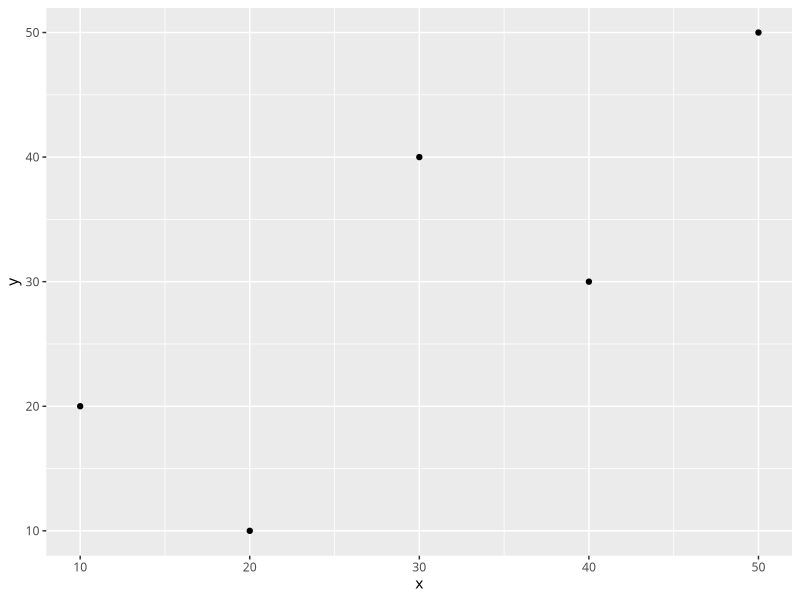
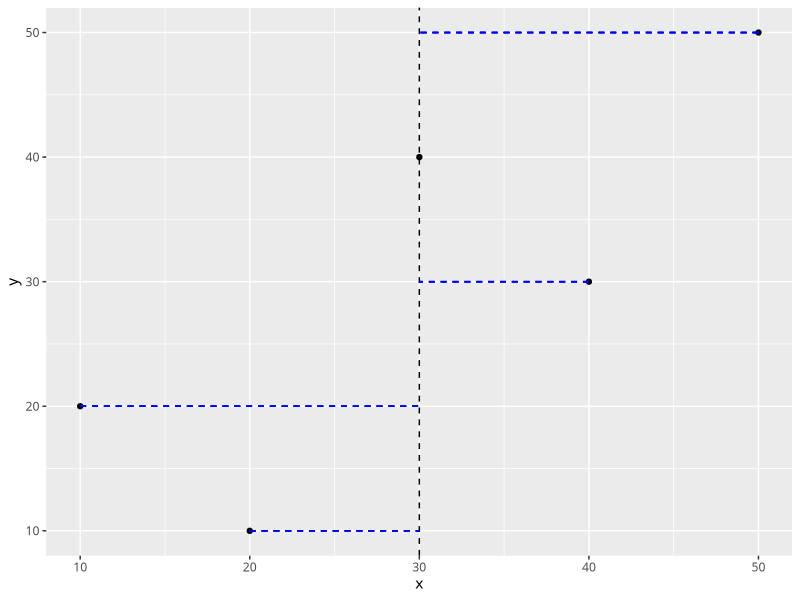
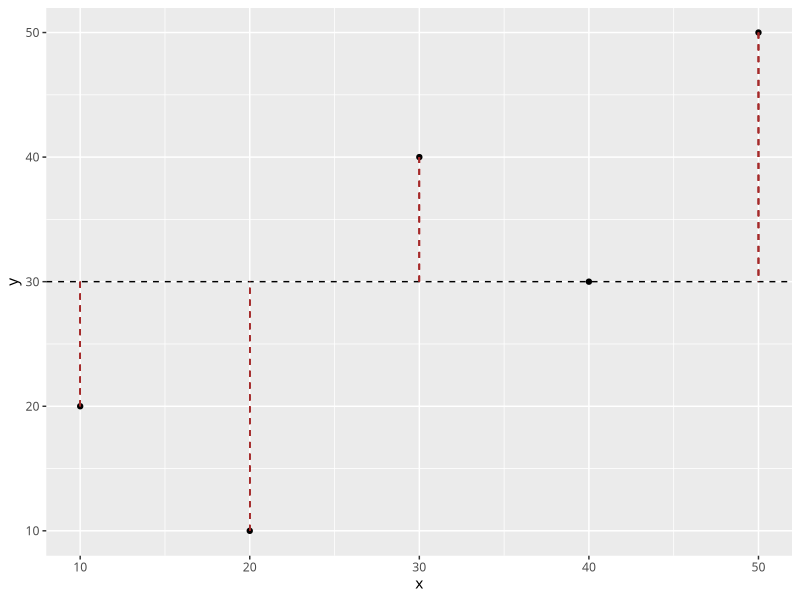
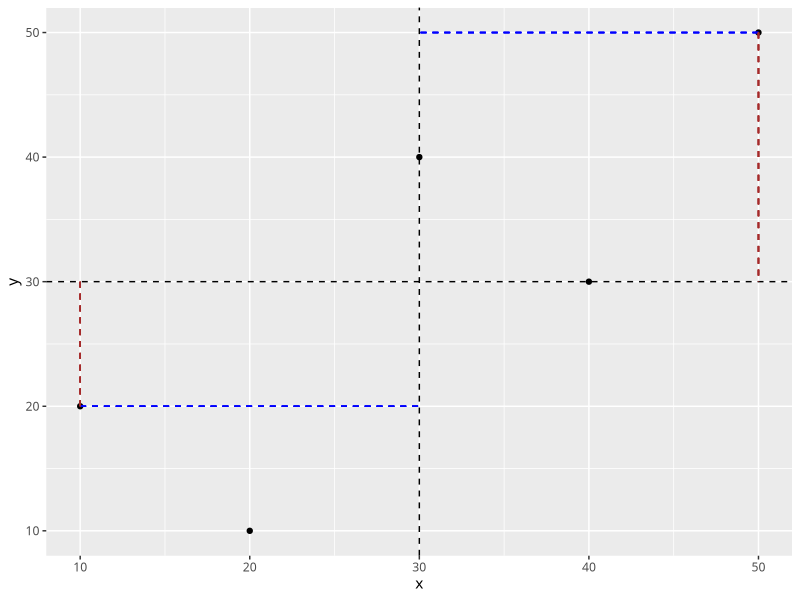

Write R code to recreate these figures, in order.
## ---- chunk 1
# 準備
library(tidyverse)
old = theme_set(theme_gray(base_family = "HiraKakuProN-W3"))
set.seed(20180524)

# データ
x <- c(10,20,30,40,50)
y <- c(20,10,40,30,50)
df <- transform(cbind(x,y))
g1 <- ggplot(df,aes(x=x,y=y))+geom_point()
g1
## ---- chunk 2
g2 <- g1 +  geom_vline(xintercept = 30,lty=2)+
  geom_segment(x=x[1],xend=30,y=y[1],yend=y[1],lty=2,color='blue')+
  geom_segment(x=x[2],xend=30,y=y[2],yend=y[2],lty=2,color='blue')+
  geom_segment(x=x[3],xend=30,y=y[3],yend=y[3],lty=2,color='blue')+
  geom_segment(x=x[4],xend=30,y=y[4],yend=y[4],lty=2,color='blue')+
  geom_segment(x=x[5],xend=30,y=y[5],yend=y[5],lty=2,color='blue')
g2

g3 <- g1 + geom_hline(yintercept = 30,lty=2)+
  geom_segment(x=x[1],xend=x[1],y=y[1],yend=30,lty=2,color='brown')+
  geom_segment(x=x[2],xend=x[2],y=y[2],yend=30,lty=2,color='brown')+
  geom_segment(x=x[3],xend=x[3],y=y[3],yend=30,lty=2,color='brown')+
  geom_segment(x=x[4],xend=x[4],y=y[4],yend=30,lty=2,color='brown')+
  geom_segment(x=x[5],xend=x[5],y=y[5],yend=30,lty=2,color='brown')
g3
## ---- chunk 3
g4 <- g1 + geom_vline(xintercept = 30,lty=2)+
  geom_segment(x=x[1],xend=30,y=y[1],yend=y[1],lty=2,color='blue')+
  geom_segment(x=x[5],xend=30,y=y[5],yend=y[5],lty=2,color='blue') + 
  geom_hline(yintercept = 30,lty=2)+
  geom_segment(x=x[1],xend=x[1],y=y[1],yend=30,lty=2,color='brown')+
  geom_segment(x=x[5],xend=x[5],y=y[5],yend=30,lty=2,color='brown')

g4
